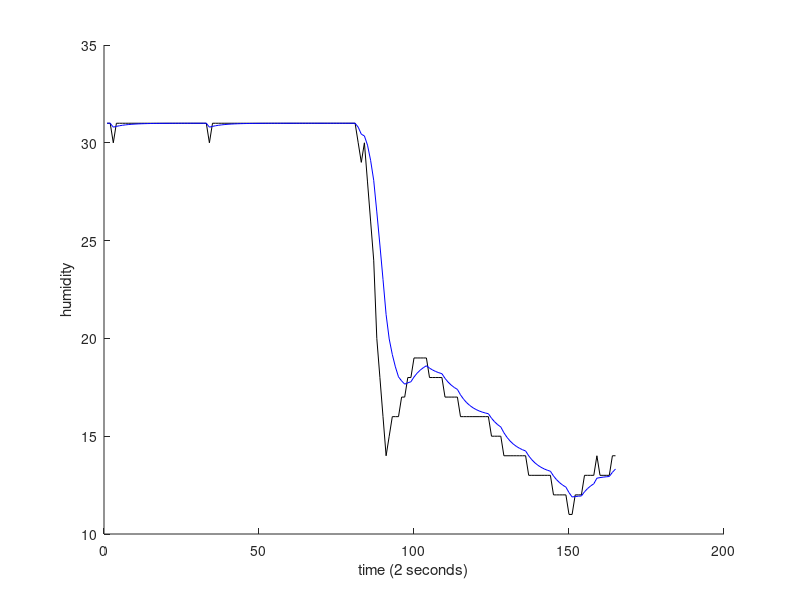
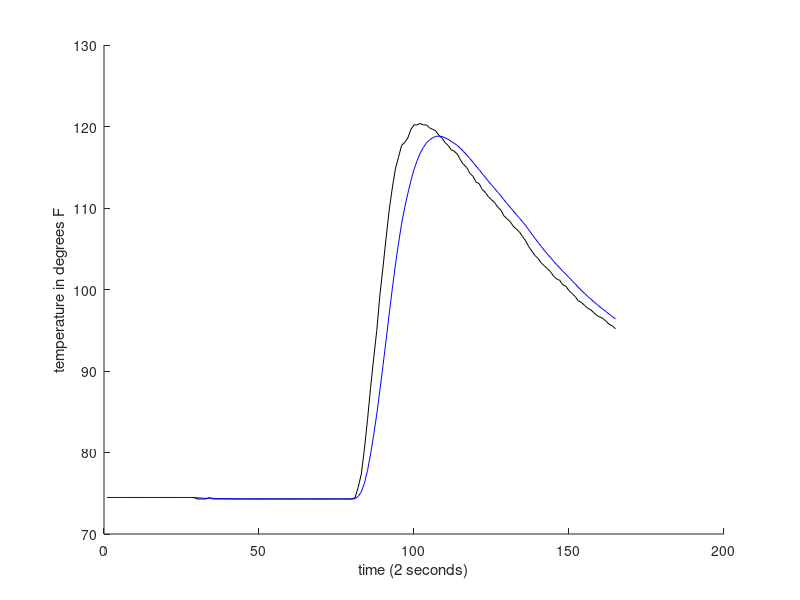

Write MATLAB code to recreate these figures, in order.
load temp_humidity

humidity = dht(250:end,1);
%humidity_smoothed = dht(:,2);
temperature = dht(250:end,3);
%temp_smoothed = dht(:,4);

alpha = 0.8;
t_smoothed = zeros(size(temperature));
t_smoothed(1) = temperature(1);
h_smoothed = zeros(size(temperature));
h_smoothed(1) = humidity(1);
for i=2:length(temperature)
    t_smoothed(i) = alpha*t_smoothed(i-1)...
        + (1-alpha)*temperature(i);
    h_smoothed(i) = alpha*h_smoothed(i-1)...
        + (1-alpha)*humidity(i);
end
    
    

figure(1)
    clf, hold on
    ylabel('humidity')
    xlabel('time (2 seconds)')
    plot(humidity,'k')
    plot(h_smoothed,'b')
    print -dpng humidity
    
figure(2)
    clf, hold on
    ylabel('temperature in degrees F')
    xlabel('time (2 seconds)')    
    plot(temperature,'k')
    plot(t_smoothed,'b')
    print -dpng temperature